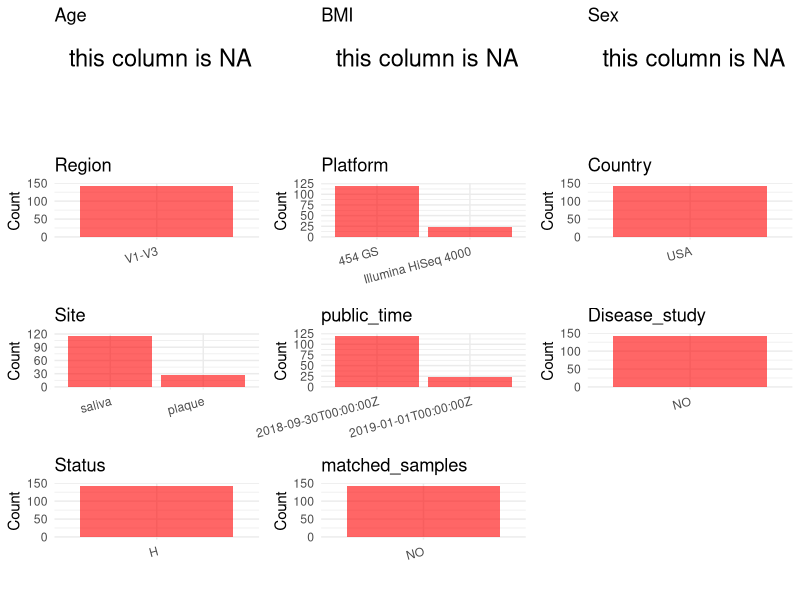

Write R code to recreate this figure. (Note: this script raises an error after producing the figure.)
## ---- chunk 1
# Load necessary libraries
library(dplyr)
library(ggplot2)
library(cowplot)
library(stringr)

# Set working directory (update this path to your local directory)
setwd("/home/hby/oral_project/PRJNA448135")

# Read the initial metadata files
initial_meta <- read.csv("SraRunTable.csv", header = T)

# Combine the two metadata files
# meta <- rbind(initial_meta, initial_meta1)

# Remove entries non-oral samples
# initial_meta <- subset(initial_meta,isolate %in% c("saliva","tongue coat"))

# Check the number of samples containing "HT" in Sample.Name (e.g., healthy controls)
# nrow(subset(meta, grepl("HT", Sample.Name)))

# Display the first few rows of the metadata
head(initial_meta)
## ---- chunk 2
# Create a uniform metadata dataframe
metadata <- data.frame(
  BioProject = initial_meta$BioProject,
  Run = initial_meta$Run,
  sample_name = initial_meta$Sample_Name,
  Platform = initial_meta$Instrument,
  Site = initial_meta$host_tissue_sampled,
  public_time = initial_meta$ReleaseDate,
  PCR_primers = initial_meta$primer, # Placeholder, to be updated manually
  BMI = NA,
  Age = NA,
  Sex = NA,
  stringsAsFactors = FALSE
)
## ---- chunk 3
# Add information obtained from the publication
metadata$Status <- "H"
metadata$Country <- "USA"
metadata$Region <- "V1-V3"
metadata$title <- "The Predominant Oral Microbiota Is Acquired Early in an Organized Pattern"
metadata$Disease_study <- "NO"
metadata$matched_samples <- "NO"
## ---- chunk 4
# Check the number of unique runs and sample names
print(paste("Number of unique runs:", length(unique(metadata$Run))))
print(paste("Number of unique sample names:", length(unique(metadata$sample_name))))
## ---- chunk 5
# Select columns for visualization
plot_data <- metadata %>%
  select(-BioProject, -Run, -sample_name, -title)

# Function to create simple plots for each column
create_simple_plots <- function(data) {
  plots <- list()

  for (col in colnames(data)) {
    # Check if the column is all NA
    if (all(is.na(data[[col]]))) {
      # Create an empty plot with text indicating all NA
      p <- ggplot() +
        annotate("text", x = 0.5, y = 0.5, label = "this column is NA", size = 6) +
        labs(title = col) +
        theme_void()
    } else if (is.numeric(data[[col]])) {
      # Numeric variable: histogram
      p <- ggplot(data, aes(x = .data[[col]])) +
        geom_histogram(fill = "blue", alpha = 0.6, bins = 20, na.rm = TRUE) +
        labs(title = col) +
        theme_minimal()
    } else {
      # Categorical variable: bar plot (remove NA values)
      count_data <- as.data.frame(table(data[[col]], useNA = "ifany"))
      p <- ggplot(count_data, aes(x = reorder(Var1, -Freq), y = Freq)) +
        geom_col(fill = "red", alpha = 0.6) +
        labs(title = col, x = NULL, y = "Count") +
        theme_minimal() +
        theme(axis.text.x = element_text(angle = 15, hjust = 1))
    }
    plots[[col]] <- p
  }

  return(plots)
}

# Generate and arrange plots
plots <- create_simple_plots(plot_data)
p <- plot_grid(plots$Age,
  plots$BMI,
  plots$Sex,
  plots$Region,
  plots$Platform,
  plots$Country,
  plots$Site,
  plots$public_time,
  plots$Disease_study,
  plots$Status,
  plots$matched_samples, # add
  ncol = 3, align = "hv", axis = "lb"
)
ggsave("Metadata_Summary.png", plot = p, width = 8, height = 6, dpi = 150)
## ---- chunk 6
knitr::include_graphics("Metadata_Summary.png")
## ---- chunk 7
# Reorder columns to match the desired format
metadata <- metadata[, c(
  "BioProject", "Run", "sample_name", "Age", "BMI", "Sex",
  "Region", "Platform", "Country", "Site", "public_time",
  "PCR_primers", "title", "Disease_study", "Status", "matched_samples"
)]

# Export the uniform metadata to a CSV file
write.csv(metadata, file = "metadata.csv", quote = FALSE)
head(metadata)
